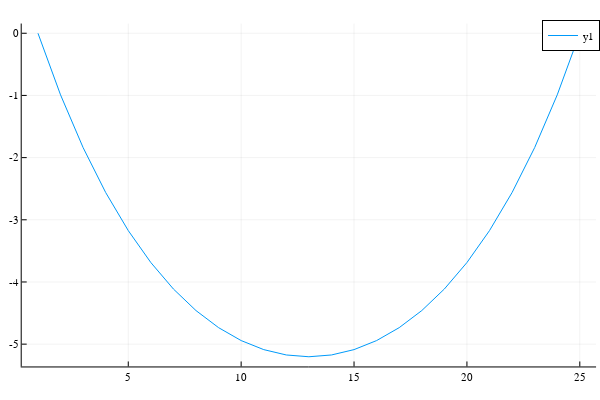

This figure's notebook cell:
### Code cell
#Plot Solution
plot(y_ref)

### Figure 1 — Plotly figure (JSON) as saved in the notebook; plotly's stock layout.template omitted (floating-point values rounded to 4 significant figures)
{"data": [{"colorbar": {"title": ""}, "legendgroup": "y1", "line": {"color": "rgba(0, 154, 250, 1.000)", "dash": "solid", "shape": "linear", "width": 1}, "mode": "lines", "name": "y1", "showlegend": true, "type": "scatter", "x": [1, 2, 3, 4, 5, 6, 7, 8, 9, 10, 11, 12, 13, 14, 15, 16, 17, 18, 19, 20, 21, 22, 23, 24, 25], "xaxis": "x", "y": [-2.892e-41, -0.991, -1.839, -2.562, -3.174, -3.688, -4.114, -4.46, -4.735, -4.942, -5.088, -5.174, -5.203, -5.174, -5.088, -4.942, -4.735, -4.46, -4.114, -3.688, -3.174, -2.562, -1.839, -0.991, 0], "yaxis": "y", "zmax": null, "zmin": null}], "layout": {"annotations": [], "height": 400, "legend": {"bgcolor": "rgba(255, 255, 255, 1.000)", "bordercolor": "rgba(0, 0, 0, 1.000)", "borderwidth": 1, "font": {"color": "rgba(0, 0, 0, 1.000)", "family": "sans-serif", "size": 11}, "title": {"font": {"color": "rgba(0, 0, 0, 1.000)", "family": "sans-serif", "size": 15}, "text": ""}, "tracegroupgap": 0, "traceorder": "normal", "x": 1, "xanchor": "auto", "y": 1, "yanchor": "auto"}, "margin": {"b": 20, "l": 0, "r": 0, "t": 20}, "paper_bgcolor": "rgba(255, 255, 255, 1.000)", "plot_bgcolor": "rgba(255, 255, 255, 1.000)", "showlegend": true, "width": 600, "xaxis": {"anchor": "y", "domain": [0.03619, 0.9934], "gridcolor": "rgba(0, 0, 0, 0.100)", "gridwidth": 0.5, "linecolor": "rgba(0, 0, 0, 1.000)", "mirror": false, "range": [0.28, 25.72], "showgrid": true, "showline": true, "showticklabels": true, "tickangle": 0, "tickcolor": "rgb(0, 0, 0)", "tickfont": {"color": "rgba(0, 0, 0, 1.000)", "family": "sans-serif", "size": 11}, "tickmode": "array", "ticks": "inside", "ticktext": ["5", "10", "15", "20", "25"], "tickvals": [5, 10, 15, 20, 25], "title": "", "titlefont": {"color": "rgba(0, 0, 0, 1.000)", "family": "sans-serif", "size": 15}, "type": "-", "visible": true, "zeroline": false, "zerolinecolor": "rgba(0, 0, 0, 1.000)"}, "yaxis": {"anchor": "x", "domain": [0.03762, 0.9902], "gridcolor": "rgba(0, 0, 0, 0.100)", "gridwidth": 0.5, "linecolor": "rgba(0, 0, 0, 1.000)", "mirror": false, "range": [-5.359, 0.1561], "showgrid": true, "showline": true, "showticklabels": true, "tickangle": 0, "tickcolor": "rgb(0, 0, 0)", "tickfont": {"color": "rgba(0, 0, 0, 1.000)", "family": "sans-serif", "size": 11}, "tickmode": "array", "ticks": "inside", "ticktext": ["-5", "-4", "-3", "-2", "-1", "0"], "tickvals": [-5, -4, -3, -2, -1, 0], "title": "", "titlefont": {"color": "rgba(0, 0, 0, 1.000)", "family": "sans-serif", "size": 15}, "type": "-", "visible": true, "zeroline": false, "zerolinecolor": "rgba(0, 0, 0, 1.000)"}}}
